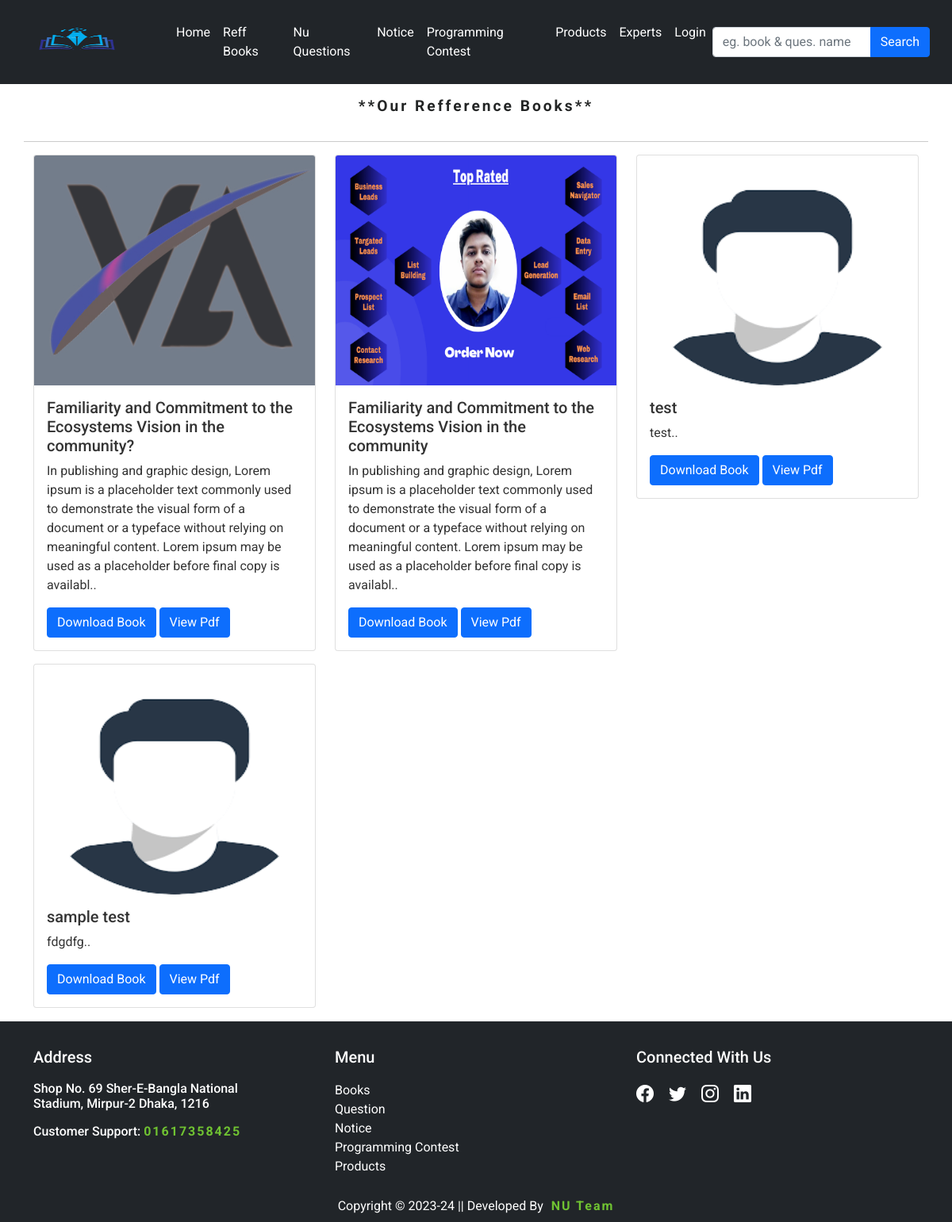
Screenshot of /ref-books/ with the database file from the repository.
### user/models.py (models this page shows, shortened)
class RefBooks(models.Model):
    book_name = models.CharField(max_length=200)
    bio = models.TextField(max_length=300)
    cover_photo = models.ImageField(upload_to='book_images', blank=True, null=True)
    pdf = models.FileField(upload_to='ref_book')

### other/views.py (the view)
# urls.py: path('ref-books/', RefBooksView, name='ref-books'),
def RefBooksView(request):
    book = RefBooks.objects.all()
    dict={'books': book}
    return render(request, 'other/ref_bookV.html', context=dict)

### template/other/ref_bookV.html (shortened to what this page needs)
{% extends 'base.html' %}
{% load static %}
{% block content %}
<div class="container">
        <h1 class="textheader mt-3">**Our Refference Books**</h1>
        <div class="row">
            <hr>
            {% for book in books %}
                <div class="col-sm-4">
                    <div class="card mb-3">
                        <img src="{{book.cover_photo.url}}" class="card-img-top" alt="..." width="450px" height="290px">
                        <div class="card-body">
                          <h5 class="card-title">{{book.book_name}}</h5>
                          <p class="card-text">{{book.bio|slice:":250"}}..</p>
                          <a href="{{book.pdf.url}}" class="btn btn-primary" download>Download Book</a>
                          <a href="{{book.pdf.url}}" class="btn btn-primary">View Pdf</a>
                        </div>
                      </div>
                </div>
            {% endfor %}
        </div>
    </div>
{% endblock content %}

### static/style.css (style rules this page uses)
.textheader { font-size: larger; font-weight: bold; letter-spacing: 3px; padding-bottom: 25px; color: #232525; text-align: center; text-transform: capitalize; }

### rows the page displays
RefBooks: cover_photo (picture), book_name "Familiarity and Commitment to the Ecosystems Vision in the community?", bio "In publishing and graphic design, Lorem ipsum is a placeholder text commonly used to demonstrate the visual form of a document or a typeface without relying on meaningful content. Lorem ipsum may be used as a placeholder before final copy is availabl"
RefBooks: cover_photo (picture), book_name "Familiarity and Commitment to the Ecosystems Vision in the community", bio "In publishing and graphic design, Lorem ipsum is a placeholder text commonly used to demonstrate the visual form of a document or a typeface without relying on meaningful content. Lorem ipsum may be used as a placeholder before final copy is availabl"
RefBooks: cover_photo (picture), book_name "test", bio "test"
RefBooks: cover_photo (picture), book_name "sample test", bio "fdgdfg"
